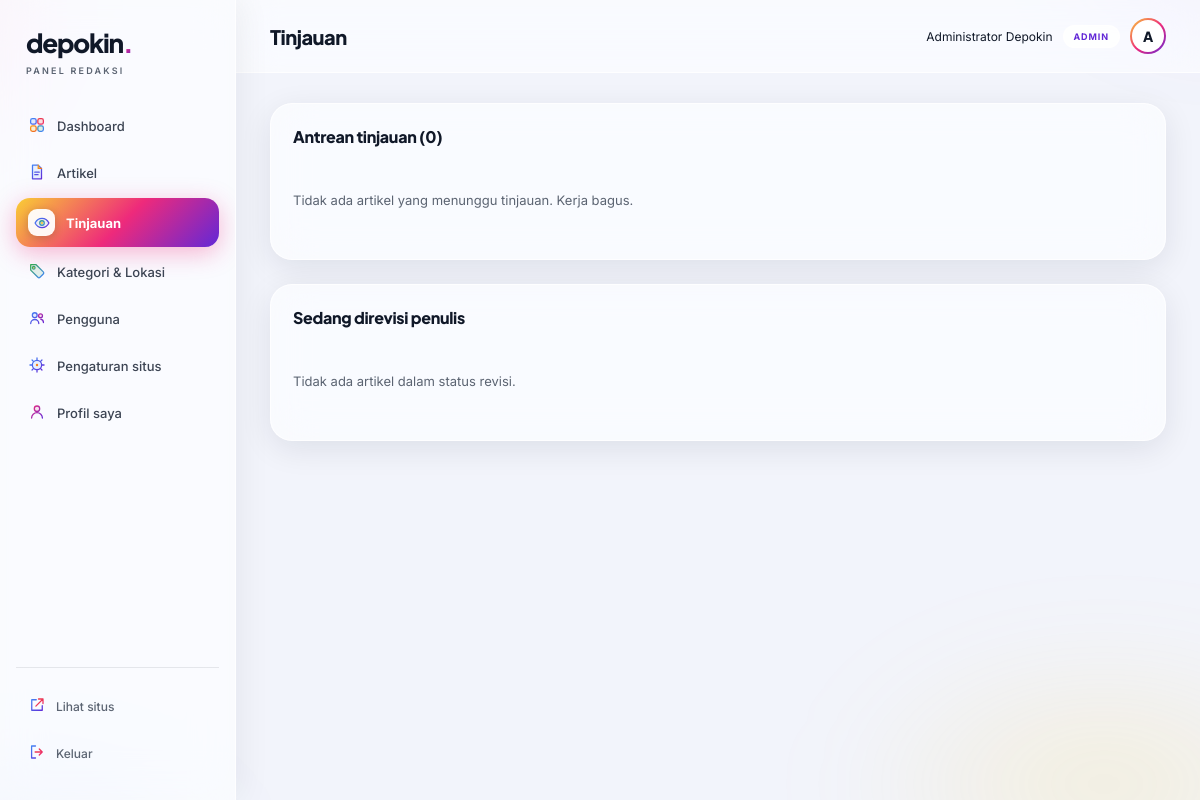
Screenshot of /redaksi/tinjauan.php (signed in) with the database file from the repository.
### tables this page shows
CREATE TABLE users (
  id INT UNSIGNED NOT NULL AUTO_INCREMENT,
  name VARCHAR(100) NOT NULL,
  email VARCHAR(190) NOT NULL,
  password_hash VARCHAR(255) NOT NULL,
  role ENUM('admin','editor','penulis') NOT NULL DEFAULT 'penulis',
  bio VARCHAR(500) DEFAULT NULL,
  avatar_path VARCHAR(255) DEFAULT NULL,
  is_active TINYINT(1) NOT NULL DEFAULT 1,
  created_at TIMESTAMP NOT NULL DEFAULT CURRENT_TIMESTAMP,
  updated_at TIMESTAMP NOT NULL DEFAULT CURRENT_TIMESTAMP ON UPDATE CURRENT_TIMESTAMP,
  PRIMARY KEY (id),
  UNIQUE KEY uq_users_email (email)
);

### app/helpers.php (called while the page is built, shortened)
<?php
function e(?string $s): string
{
    return htmlspecialchars((string)$s, ENT_QUOTES, 'UTF-8');
}
function url(string $path = ''): string
{
    return BASE_URL . '/' . ltrim($path, '/');
}

### app/db.php (called while the page is built, shortened)
<?php
function db(): PDO
{
    static $pdo = null;
    if ($pdo === null) {
        $pdo = new PDO(
            'mysql:host=' . DB_HOST . ';dbname=' . DB_NAME . ';charset=utf8mb4',
            DB_USER,
            DB_PASS,
            [
                PDO::ATTR_ERRMODE => PDO::ERRMODE_EXCEPTION,
                PDO::ATTR_DEFAULT_FETCH_MODE => PDO::FETCH_ASSOC,
                PDO::ATTR_EMULATE_PREPARES => false,
            ]
        );
    }
    return $pdo;
}

### app/auth.php (called while the page is built, shortened)
<?php
function current_user(): ?array
{
    static $user = false;
    if ($user !== false) return $user;
    $user = null;
    if (!empty($_SESSION['user_id'])) {
        $stmt = db()->prepare('SELECT * FROM users WHERE id = ? AND is_active = 1');
        $stmt->execute([(int)$_SESSION['user_id']]);
        $row = $stmt->fetch();
        if ($row) $user = $row;
        else unset($_SESSION['user_id']);
    }
    return $user;
}
function require_login(): array
{
    $user = current_user();
    return $user;
}
function require_role(string ...$roles): array
{
    $user = require_login();
    return $user;
}

### redaksi/partials/layout.php (the view, shortened to what this page needs)
<?php
function layout_mulai(string $title, string $active): void
{
    $user = require_login();
    $menu = [
        ['index.php', 'Dashboard', 'dashboard', true, 'dashboard'],
        ['artikel.php', 'Artikel', 'artikel', true, 'doc'],
        ['tinjauan.php', 'Tinjauan', 'tinjauan', is_editor(), 'eye'],
        ['taxonomi.php', 'Kategori & Lokasi', 'taxonomi', is_editor(), 'tag'],
        ['pengguna.php', 'Pengguna', 'pengguna', is_admin(), 'users'],
        ['pengaturan.php', 'Pengaturan situs', 'pengaturan', is_admin(), 'gear'],
        ['profil.php', 'Profil saya', 'profil', true, 'user'],
    ];
    ?>
<!doctype html>
<html lang="id">
<head>
  <link rel="stylesheet" href="<?= url('redaksi/assets/admin.css') ?>">
</head>
<body>
<div class="admin-shell">
  <aside class="sidebar" id="sidebar">
    <a class="brand" href="<?= url('redaksi/index.php') ?>">depokin<span class="brand-dot">.</span><small>PANEL REDAKSI</small></a>
    <nav class="side-nav" aria-label="Menu redaksi">
      <?php foreach ($menu as [$path, $label, $key, $boleh, $ikon]): if (!$boleh) continue; ?>
      <a href="<?= url('redaksi/' . $path) ?>" <?= $active === $key ? 'aria-current="page"' : '' ?>><span data-icon="<?= e($ikon) ?>"></span><?= e($label) ?></a>
      <?php endforeach; ?>
    </nav>
    <div class="side-foot">
      <a href="<?= url() ?>" target="_blank" rel="noreferrer"><span data-icon="external"></span>Lihat situs</a>
      <form method="post" action="<?= url('redaksi/logout.php') ?>"><?= csrf_field() ?><button type="submit"><span data-icon="logout"></span>Keluar</button></form>
    </div>
  </aside>
  <div class="admin-main">
    <header class="topbar">
      <h1><?= e($title) ?></h1>
      <div class="user-chip">
        <span class="user-name"><?= e($user['name']) ?></span>
        <span class="role-badge"><?= e($user['role']) ?></span>
        <span class="avatar" aria-hidden="true"><?= e(mb_strtoupper(mb_substr($user['name'], 0, 1))) ?></span>
      </div>
    </header>
    <div class="admin-content">
    <?php
}
function layout_selesai(): void
{
    ?>
    </div>
  </div>
</div>
</body>
</html>
    <?php
}

### redaksi/assets/admin.css (style rules this page uses)
:root { --bg:#f2f4fb; --glass:rgba(255,255,255,.6); --glass-strong:rgba(255,255,255,.85); --hairline:rgba(255,255,255,.75); --line:rgba(16,24,40,.09); --ink:#101828; --muted:#5b6472; --g-blue:#4285F4; --g-red:#EA4335; --g-yellow:#FBBC05; --g-green:#34A853; --ig-yellow:#F9CE34; --ig-pink:#EE2A7B; --ig-purple:#6228D7; --ring:linear-gradient(135deg,var(--ig-yellow) 0%,var(--ig-pink) 52%,var(--ig-purple) 100%); --glow:0 6px 24px rgba(238,42,123,.35); --shadow:0 8px 32px rgba(16,24,40,.09); --radius:22px; --blur:blur(20px) saturate(1.6); --red:#D93025; --red-soft:rgba(234,67,53,.12); --amber:#B06000; --amber-soft:rgba(251,188,5,.16); --blue:#1a73e8; --blue-soft:rgba(66,133,244,.14); --green:#188038; --green-soft:rgba(52,168,83,.14); font-family:'Inter',sans-serif; color:var(--ink); background:var(--bg); }
* { box-sizing:border-box }
body { margin:0 }
body::before { content:'';position:fixed;inset:-25%;z-index:-1;pointer-events:none; background: radial-gradient(closest-side at 12% 18%,rgba(238,42,123,.16),transparent 70%), radial-gradient(closest-side at 85% 12%,rgba(98,40,215,.14),transparent 70%), radial-gradient(closest-side at 78% 82%,rgba(249,206,52,.16),transparent 70%), radial-gradient(closest-side at 18% 88%,rgba(66,133,244,.14),transparent 70%); filter:blur(48px); animation:orb-drift 46s ease-in-out infinite alternate; }
button,input,select,textarea { font:inherit;color:inherit }
button { cursor:pointer;border:0;background:none }
a { color:inherit;text-decoration:none }
h1,h2,h3,p { margin:0 }
h1,h2,h3,.brand,.num { font-family:'Plus Jakarta Sans',sans-serif }
.admin-shell { display:flex;min-height:100dvh }
.sidebar { width:236px;flex:none;background:rgba(255,255,255,.62);backdrop-filter:var(--blur);-webkit-backdrop-filter:var(--blur);border-right:1px solid var(--hairline);padding:26px 16px;display:flex;flex-direction:column;gap:4px;position:fixed;inset:0 auto 0 0;z-index:20;overflow-y:auto;box-shadow:4px 0 32px rgba(16,24,40,.06) }
.sidebar .brand { font-size:26px;font-weight:800;letter-spacing:-1.2px;padding:0 10px 4px }
.sidebar .brand .brand-dot { background:var(--ring);-webkit-background-clip:text;background-clip:text;color:transparent }
.sidebar .brand small { display:block;font-family:'Inter',sans-serif;font-size:9px;letter-spacing:2.2px;font-weight:600;color:var(--muted);margin-top:6px }
.side-nav { display:flex;flex-direction:column;gap:3px;margin-top:20px }
.side-nav a { display:flex;align-items:center;gap:11px;padding:11px 12px;border-radius:14px;font-size:13px;font-weight:500;color:#3c4453;min-height:44px;transition:background .2s,transform .2s }
.side-nav a[aria-current] { background:var(--ring);color:#fff;font-weight:700;box-shadow:var(--glow) }
.side-nav a[aria-current] [data-icon] { display:grid;place-items:center;width:27px;height:27px;border-radius:9px;background:rgba(255,255,255,.94);box-shadow:0 2px 8px rgba(16,24,40,.2) }
.side-foot { margin-top:auto;padding-top:18px;border-top:1px solid var(--line);display:flex;flex-direction:column;gap:6px }
.side-foot a,.side-foot button { display:flex;align-items:center;gap:10px;font-size:12px;font-weight:500;padding:10px 12px;border-radius:12px;color:var(--muted);width:100%;text-align:left;transition:background .2s }
.admin-main { flex:1;margin-left:236px;min-width:0 }
.topbar { display:flex;align-items:center;gap:14px;padding:18px 34px;border-bottom:1px solid var(--hairline);background:rgba(255,255,255,.55);backdrop-filter:var(--blur);-webkit-backdrop-filter:var(--blur);position:sticky;top:0;z-index:10 }
.topbar h1 { font-size:20px;letter-spacing:-.5px;font-weight:800 }
.topbar .user-chip { margin-left:auto;display:flex;align-items:center;gap:10px;font-size:12px }
.avatar { width:36px;height:36px;border-radius:50%;border:2.5px solid transparent;background:linear-gradient(#fff,#fff) padding-box,var(--ring) border-box;display:grid;place-items:center;font-family:'Plus Jakarta Sans',sans-serif;font-weight:800;font-size:14px;color:var(--ink);flex:none }
.role-badge { font-size:9px;letter-spacing:.9px;text-transform:uppercase;font-weight:700;background:var(--glass-strong);border:1px solid var(--hairline);border-radius:99px;padding:5px 10px;color:var(--ig-purple) }
.admin-content { max-width:1100px;padding:30px 34px 60px }

### rows the page displays
users: name "Administrator Depokin", role "ADMIN", name "A"

### other values shown
$label "Dashboard"
$label "Artikel"
$label "Tinjauan"
$label "Kategori & Lokasi"
$label "Pengguna"
$label "Pengaturan situs"
$label "Profil saya"
$title "Tinjauan"
count($rows) "0"
